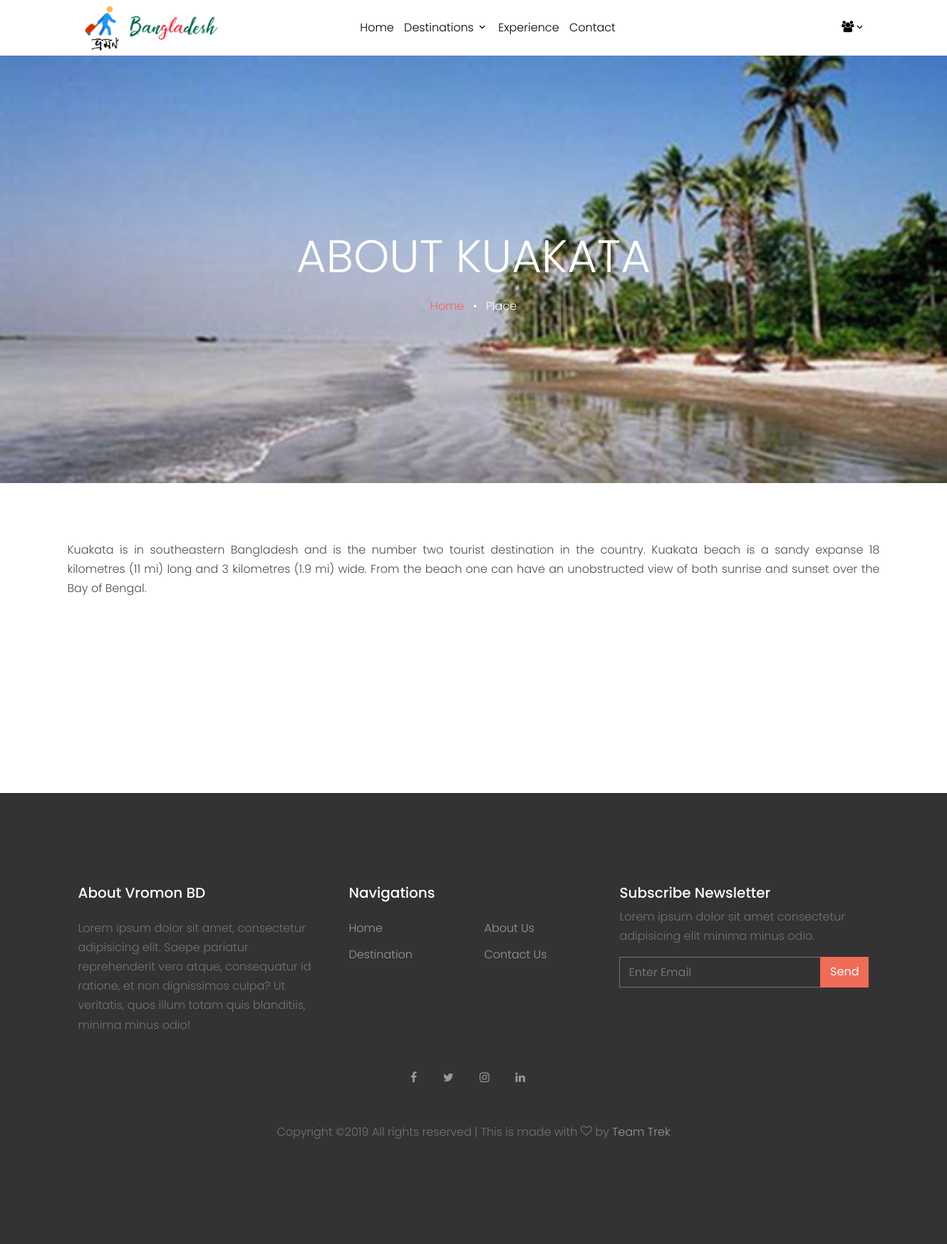
Screenshot of /place?placeID=123&placeName=Kuakata with the database file from the repository.
### tables this page shows
CREATE TABLE `place` (
  `ID` int(11) NOT NULL,
  `DistrictID` int(11) NOT NULL,
  `Name` varchar(100) NOT NULL,
  `Tag` varchar(100) NOT NULL,
  `Image` varchar(100) NOT NULL,
  `Location` text NOT NULL,
  `Description` text NOT NULL
);

### place.php (the view, shortened to what this page needs)
<?php
    include "zzz-dbConnect.php";
    if( isset($_GET['placeName']) && isset($_GET['placeID']) ){
        $placeName = $_GET['placeName'];
        $placeID = $_GET['placeID'];
    }
    $sql = "SELECT * FROM place WHERE ID = ". $placeID;
    $result = mysqli_query($link, $sql);
    $count = mysqli_num_rows($result);
    $row = mysqli_fetch_array($result);
    if($count > 0)$coverImgPath = $row['Image'];
    else $coverImgPath = 'images/hero_bg_2.jpg';
?>
<!DOCTYPE html>
<html lang="en">
  <head>
    <link rel="stylesheet" href="fonts/icomoon/style.css">
    <link rel="stylesheet" href="css/bootstrap.min.css">
    <link rel="stylesheet" href="css/magnific-popup.css">
    <link rel="stylesheet" href="css/jquery-ui.css">
    <link rel="stylesheet" href="css/owl.carousel.min.css">
    <link rel="stylesheet" href="css/owl.theme.default.min.css">
    <link rel="stylesheet" href="css/bootstrap-datepicker.css">
    <link rel="stylesheet" href="fonts/flaticon/font/flaticon.css">
    <link rel="stylesheet" href="https://cdn.jsdelivr.net/npm/mediaelement@4.2.7/build/mediaelementplayer.min.css">
    <link rel="stylesheet" href="css/aos.css">
    <link rel="stylesheet" href="css/style.css">
  </head>
  <body>
    <div class="site-wrap">
      <?php include'zzz-header.php';?>
      <div class="site-blocks-cover inner-page-cover" style="background-image: url(<?php echo $coverImgPath?>);" data-aos="fade" data-stellar-background-ratio="0.5">
        <div class="container">
          <div class="row align-items-center justify-content-center text-center">
            <div class="col-md-8" data-aos="fade-up" data-aos-delay="400">
              <h1 class="text-white font-weight-light">About <?php echo $placeName;?></h1>
              <div>
                <a href="index">Home</a> <span class="mx-2 text-white">&bullet;</span> <span class="text-white">Place</span>
              </div>
            </div>
          </div>
        </div>
      </div>
      <div class="site-section">
        <div class="container">
          <div class="row mb-3 align-items-stretch">
            <?php
              $sql = "SELECT * FROM place WHERE ID = ". $placeID;
              $result = mysqli_query($link, $sql);
              $count = mysqli_num_rows($result);
              $row = mysqli_fetch_array($result);
              if($count > 0){
            ?>
                <div class="h-entry">
                  <p style="text-align: justify;"><?php echo $row['Description']?></p>
                </div>
            <?php
              }
            ?>
          </div>
          <div class="site-section">
          </div>
          <div class="row">
            <div class="col-12 text-center">
            </div>
          </div>
        </div>
      </div>
      <?php include "zzz-footer.php";?>
    </div>
  </body>
</html>

### css/style.css (style rules this page uses)
body { line-height: 1.7; color: #4d4d4d; font-weight: 300; font-size: 1rem; }
a { -webkit-transition: .3s all ease; -o-transition: .3s all ease; transition: .3s all ease; }
h1, h2, h3, h4, h5, .h1, .h2, .h3, .h4, .h5 { font-family: "Poppins", -apple-system, BlinkMacSystemFont, "Segoe UI", Roboto, "Helvetica Neue", Arial, sans-serif, "Apple Color Emoji", "Segoe UI Emoji", "Segoe UI Symbol", "Noto Color Emoji"; }
.site-wrap:before { -webkit-transition: .3s all ease-in-out; -o-transition: .3s all ease-in-out; transition: .3s all ease-in-out; background: rgba(0, 0, 0, 0.6); content: ""; position: absolute; z-index: 2000; top: 0; left: 0; right: 0; bottom: 0; opacity: 0; visibility: hidden; }
.site-section { padding: 2.5em 0; }
@media (min-width: 768px) { .site-section { padding: 5em 0; } }
.site-blocks-cover { background-size: cover; background-repeat: no-repeat; background-position: top; background-position: center center; }
.site-blocks-cover, .site-blocks-cover .row { min-height: 600px; height: calc(100vh - 73px); }
.site-blocks-cover.inner-page-cover, .site-blocks-cover.inner-page-cover .row { min-height: 600px; height: calc(30vh); }
.site-blocks-cover h1 { text-transform: uppercase; font-size: 4rem; font-weight: 900; color: #fff; line-height: 1.5; }

### rows the page displays
place: Image (picture), Description "Kuakata is in southeastern Bangladesh and is the number two tourist destination in the country. Kuakata beach is a sandy expanse 18 kilometres (11 mi) long and 3 kilometres (1.9 mi) wide. From the beach one can have an unobstructed view of both sunrise and sunset over the Bay of Bengal."

### other values shown
$placeName "KUAKATA"
